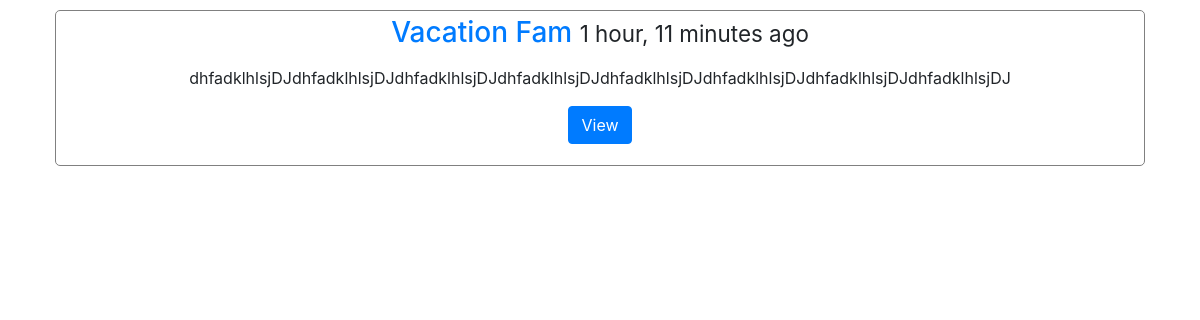
The app's page /posts/1/ with its own data.
### posts/models.py (models this page shows, shortened)
class Post(models.Model):
  title = models.CharField(max_length = 120)
  slug = models.SlugField(unique=True)
  image = models.ImageField(upload_to=upload_location,
    null=True,
    blank=True,
    width_field="width_field",
    height_field="height_field")
  height_field = models.IntegerField(default=0)
  width_field = models.IntegerField(default=0)
  content = models.TextField()
  updated = models.DateTimeField(auto_now=True, auto_now_add=False)
  timestamp = models.DateTimeField(auto_now=False, auto_now_add=True)
  class Meta:
    ordering = ["-timestamp", "-updated"]

### posts/views.py (the view)
# urls.py: url(r'^(?P<id>[\w-]+)/$', post_view.post_detail, name='detail'),
def post_detail(request, id=None):
  instance = get_object_or_404(Post, id=id)
  context = {
    'title': instance.title,
    'instance': instance,
  }
  return render(request, "post_detail.html", context)

### templates/post_detail.html (shortened to what this page needs)
{% extends "base.html" %}
{% block content %}
<div class="row" style="text-align: center;">
  <div class="col-sm-12" >
    <div class="thumbnail" style="border: 1px solid grey; padding: 5px; margin: 10px; border-radius: 5px;">
      <div class="caption">
        <h3><a href="{{ obj.get_absolute_url }}">{{ title }}</a> <small>{{ instance.timestamp|timesince }} ago</small></h3>
        <p>{{ instance.content|linebreaks }}</p>
        <p><a href="{{ obj.get_absolute_url }}" class="btn btn-primary" role="button">View</a></p>
      </div>
    </div>
  </div>
</div>
{% endblock content %}

### records on screen
Post: title "Vacation Fam", timestamp "1 hour, 11 minutes", content "dhfadklhlsjDJdhfadklhlsjDJdhfadklhlsjDJdhfadklhlsjDJdhfadklhlsjDJdhfadklhlsjDJdhfadklhlsjDJdhfadklhlsjDJ"
